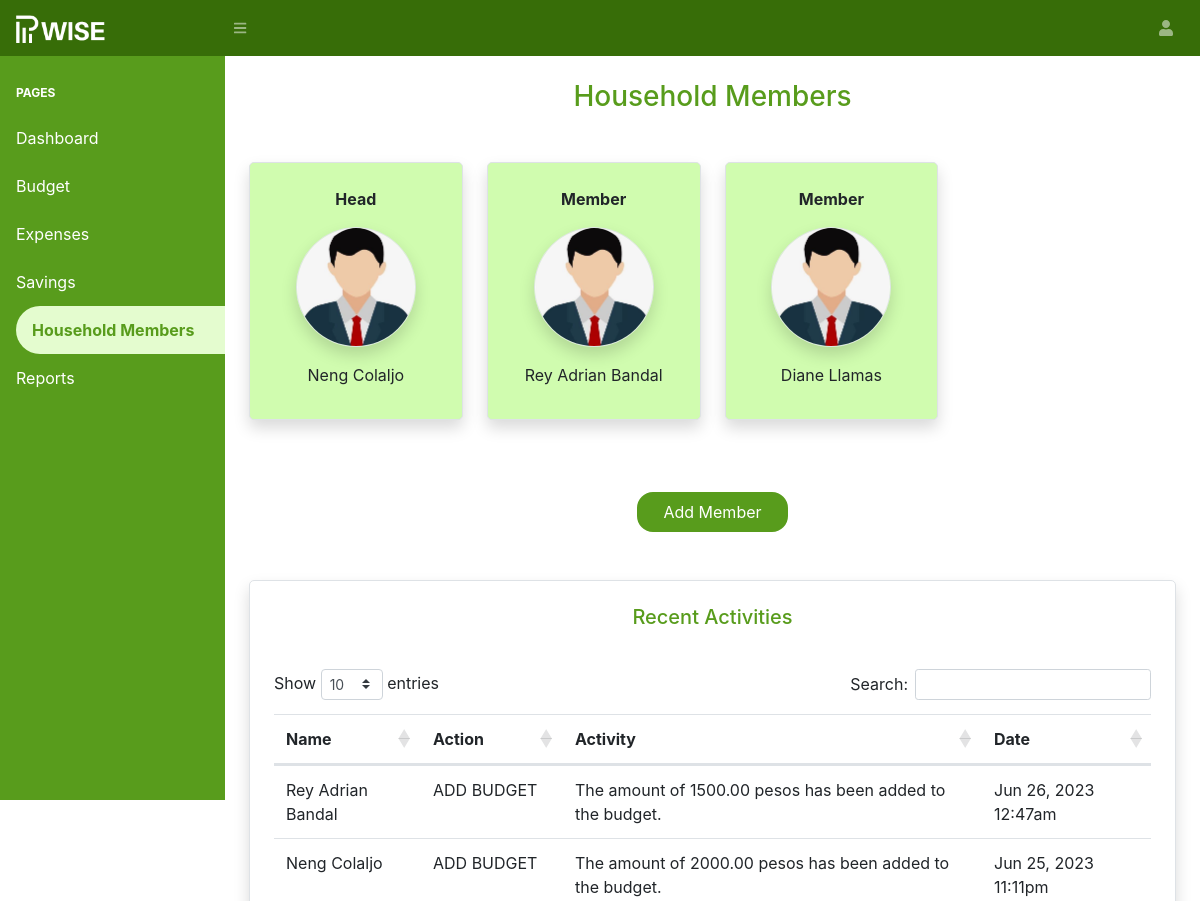
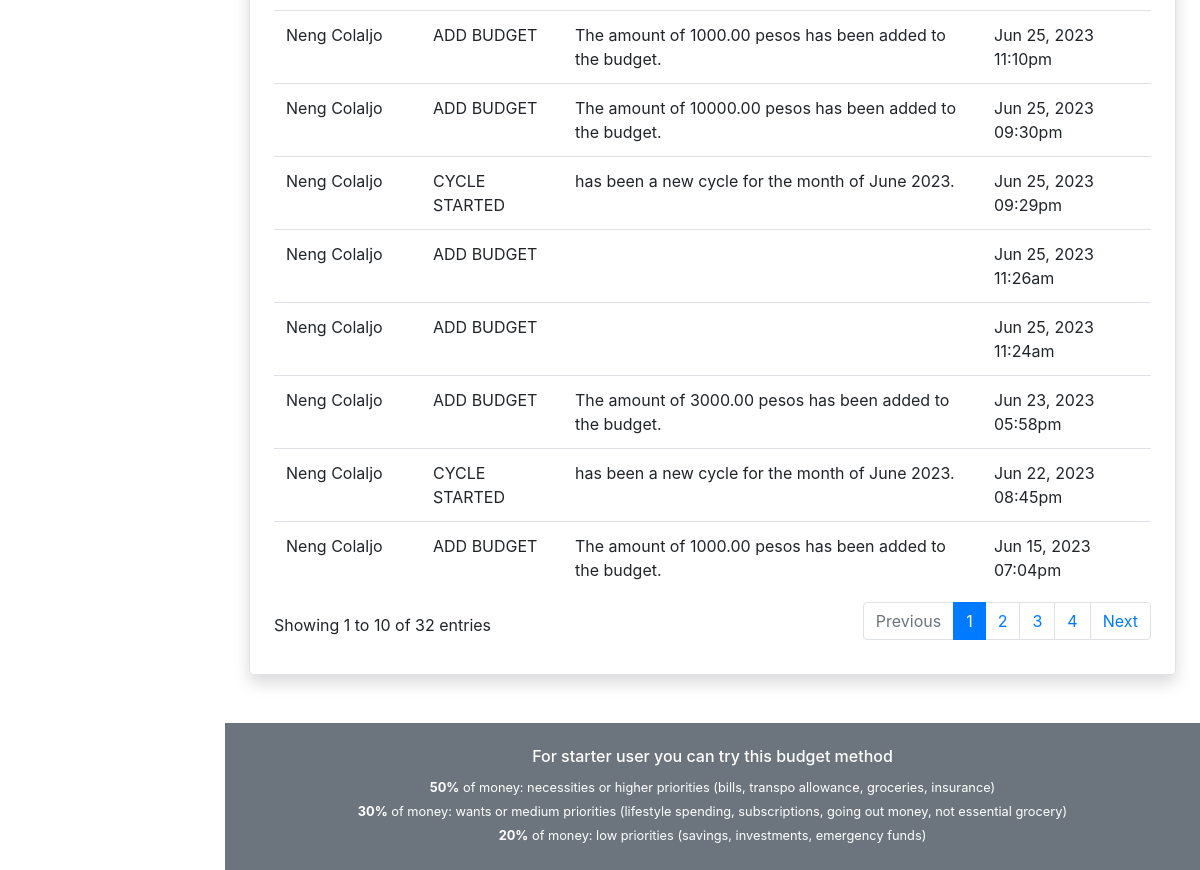
/admin/members.php (signed in), run on the app's committed database (2 pictures, top to bottom).
### tables this page shows
CREATE TABLE `users` (
  `id` int(11) NOT NULL,
  `firstname` varchar(255) NOT NULL,
  `lastname` varchar(255) NOT NULL,
  `email` varchar(255) NOT NULL,
  `username` varchar(255) NOT NULL,
  `password` varchar(255) NOT NULL,
  `image` varchar(255) DEFAULT NULL,
  `mobile` varchar(20) DEFAULT NULL,
  `parent_id` int(11) NOT NULL DEFAULT 0,
  `is_verified` bit(1) NOT NULL DEFAULT b'0',
  `verification_link` varchar(255) DEFAULT NULL,
  `change_password_link` varchar(255) DEFAULT NULL,
  `account_type` int(11) NOT NULL,
  `created` timestamp NOT NULL DEFAULT current_timestamp(),
  `created_by` int(11) DEFAULT NULL,
  `archived` bit(1) NOT NULL DEFAULT b'0'
);

CREATE TABLE `account_type` (
  `id` int(11) NOT NULL,
  `name` varchar(255) NOT NULL
);

CREATE TABLE `activity_logs` (
  `id` int(11) NOT NULL,
  `type` varchar(255) DEFAULT NULL,
  `activity` text DEFAULT NULL,
  `table_name` varchar(255) DEFAULT NULL,
  `table_id` int(11) DEFAULT 0,
  `created_by` int(11) DEFAULT 0,
  `created` timestamp NOT NULL DEFAULT current_timestamp(),
  `archived` bit(1) NOT NULL DEFAULT b'0'
);

### helpers/DatabaseConfiguration.php (called while the page is built, shortened)
<?php
class DatabaseConfiguration {
    private $servername = "localhost";
    private $username   = "root";
    private $password   = "";
    private $database   = "pwise";
    public function __construct() {
        $this->conn = new mysqli($this->servername, $this->username, $this->password, $this->database);
    }
}
?>

### helpers/DataHelper.php (called while the page is built, shortened)
<?php
class DataHelper extends DatabaseConfiguration {
    public function EscapeString($data) {
        return mysqli_real_escape_string($this->conn, $data);
    }
    public function SelectData($sql) {
        return $this->conn->query($sql);
    }
}
?>

### data/budget/SavingsData.php (called while the page is built, shortened)
<?php
class SavingsData extends DataHelper {
    public function GetTotalAdjustedSavingsByParentId($parentId) {
        $parentId = $this->EscapeString($parentId);
        $sql = "SELECT SUM(amount) AS adjusted_saving
                    FROM savings S
                    INNER JOIN users U
                        ON U.id = S.created_by
                    WHERE action = 'ADJUST'
                        AND (U.id = '$parentId' OR U.parent_id = '$parentId')";
        return $this->SelectData($sql);
    }
}
?>

### repository/member/MembersRepository.php (called while the page is built, shortened)
<?php
class MembersRepository extends ReposittoryHelper {
    private $data;
    public function __construct() {
        $this->data = new MemberData();
    }
    public function GetMembers($id) {
        $result = $this->data->GetMembers($id);
        return $this->GetDataAsArray($result);
    }
    public function GetMembersActivityLogs($id) {
        $result = $this->data->GetMembersActivityLogs($id);
        return $this->GetDataAsArray($result);
    }
}
?>

### data/member/MemberData.php (called while the page is built, shortened)
<?php
class MemberData extends DataHelper {
    public function GetMembers($id) {
        $ddate = date('m/d/Y');
        $date  = new DateTime($ddate);
        $id  = $this->EscapeString($id);
        $sql = "SELECT  U.*
                        , ACT.name AS role
                        , IFNULL((
                            SELECT SUM(amount)
                                FROM budgets B
                                INNER JOIN cycle C ON C.id = B.cycle_id
                                WHERE B.created_by = U.id
                                    AND (DATE(CURRENT_DATE()) BETWEEN DATE(C.start) AND DATE(C.end))
                        ), 0.00) AS amount
                    FROM users U
                    INNER JOIN account_type ACT
                        ON ACT.id = U.account_type
                    WHERE U.id='$id' OR U.parent_id = '$id'";
        return $this->SelectData($sql);
    }
    public function GetMembersActivityLogs($id) {
        $id  = $this->EscapeString($id);
        $sql = "SELECT  AL.*
                        , CONCAT(U.firstname, ' ', U.lastname) AS name
                        , CONCAT(
                            (CASE
                                WHEN AL.table_name = 'users'
                                    THEN (
                                            SELECT CONCAT(U.firstname, ' ', U.lastname)
                                            FROM users U WHERE id = AL.table_id
                                        )
                                WHEN AL.table_name = 'budgets'
                                    THEN (
                                            CONCAT(
                                                'The amount of ', (
                                                    SELECT B.amount
                                                    FROM budgets B WHERE id = AL.table_id
                                                ), ' pesos'
                                            )
                                        )
                                ELSE ''
                            END), ' ', AL.activity
                        ) AS description
                    FROM activity_logs AL
                    INNER JOIN users U
                        ON U.id = AL.created_by
                    WHERE U.parent_id = '$id'
                        OR U.id = '$id'
                    ORDER BY AL.id DESC";
        return $this->SelectData($sql);
    }
}
?>

### helpers/ReposittoryHelper.php (called while the page is built, shortened)
<?php
class ReposittoryHelper {
    public function GetDataAsArray($array) {
        $data = [];
        while($row = $array->fetch_assoc()) {
            array_push($data, $row);
        }
        return $data;
    }
}
?>

### admin/members.php (the view, shortened to what this page needs)
<?php
require_once '../shared/header.php';
require_once './../helpers/PageIdex.php';
require_once './../data/member/MemberData.php';
require_once './../repository/member/MembersRepository.php';
$data = new MembersRepository();
$members = $data->GetMembers($parentId);
$activities = $data->GetMembersActivityLogs($parentId);
?>
<div class="container-fluid">
    <h3 class="mt-4 text-site-primary text-center">Household Members</h3>
    <div class="row mt-5">
        <?php foreach($members as $member): ?>
            <?php
                $role   = $member['role'] == 'Admin' ? 'Head' : $member['role'];
                $image  = empty($member['image'])
                        ? './../assets/core/images/user.jpg'
                        : './../assets/users/'.$member['image'];
                $name   = $member['firstname'].' '.$member['lastname'];
            ?>
            <div class="col col-lg-4 col-xl-3 text-center">
                <div class="border shadow tile-container mb-4 site-bg-primary-light">
                    <strong class="d-block mb-3"><?php echo $role; ?></strong>
                    <img src="<?php echo $image; ?>" alt="" class="border shadow" style="width: 120px;height: 120px; border-radius: 100%">
                    <p class="mt-3"><?php echo $name; ?></p>
                </div>
            </div>
        <?php endforeach; ?>
    </div>
    <div class="row mt-5">
        <div class="d-flex justify-content-center w-100">
            <button class="btn btn-site-primary-inline px-4 btn-add-member">Add Member</button>
        </div>
    </div>
    <div class="row my-5">
        <div class="col">
            <div class="border shadow tile-container">
                <h5 class="text-site-primary mb-4 text-center">Recent Activities</h5>
                <div class="py-3 table-responsive">
                    <table class="table" id="budget-history-table">
                        <thead>
                            <tr>
                                <th scope="col">Name</th>
                                <th scope="col">Action</th>
                                <th scope="col">Activity</th>
                                <th scope="col">Date</th>
                            </tr>
                        </thead>
                        <tbody>
                            <?php foreach($activities as $activity): ?>
                                <tr>
                                    <td scope="col"><?php echo $activity['name']; ?></td>
                                    <td scope="col"><?php echo $activity['type']; ?></td>
                                    <td scope="col"><?php echo $activity['description']; ?></td>
                                    <td scope="col"><?php echo date("M d, Y h:ia", strtotime($activity['created'])); ?></td>
                                </tr>
                            <?php endforeach; ?>
                        </tbody>
                    </table>
                </div>
            </div>
        </div>
    </div>
</div>
<?php require_once '../shared/note.php'; ?>
<?php require_once '../shared/footer.php'; ?>

### data on the page
users: account_type.name "Head", name "Neng Colaljo"
users: account_type.name "Member", name "Rey Adrian Bandal"
users: account_type.name "Member", name "Diane Llamas"
activity_logs: name "Rey Adrian Bandal", type "ADD BUDGET", description "The amount of 1500.00 pesos has been added to the budget.", created "Jun 26, 2023 12:47am"
activity_logs: name "Neng Colaljo", type "ADD BUDGET", description "The amount of 2000.00 pesos has been added to the budget.", created "Jun 25, 2023 11:11pm"
activity_logs: name "Neng Colaljo", type "ADD BUDGET", description "The amount of 1000.00 pesos has been added to the budget.", created "Jun 25, 2023 11:10pm"
activity_logs: name "Neng Colaljo", type "ADD BUDGET", description "The amount of 10000.00 pesos has been added to the budget.", created "Jun 25, 2023 09:30pm"
activity_logs: name "Neng Colaljo", type "CYCLE STARTED", description "has been a new cycle for the month of June 2023.", created "Jun 25, 2023 09:29pm"
activity_logs: name "Neng Colaljo", type "ADD BUDGET", created "Jun 25, 2023 11:26am"
activity_logs: name "Neng Colaljo", type "ADD BUDGET", created "Jun 25, 2023 11:24am"
activity_logs: name "Neng Colaljo", type "ADD BUDGET", description "The amount of 3000.00 pesos has been added to the budget.", created "Jun 23, 2023 05:58pm"
activity_logs: name "Neng Colaljo", type "CYCLE STARTED", description "has been a new cycle for the month of June 2023.", created "Jun 22, 2023 08:45pm"
activity_logs: name "Neng Colaljo", type "ADD BUDGET", description "The amount of 1000.00 pesos has been added to the budget.", created "Jun 15, 2023 07:04pm"
